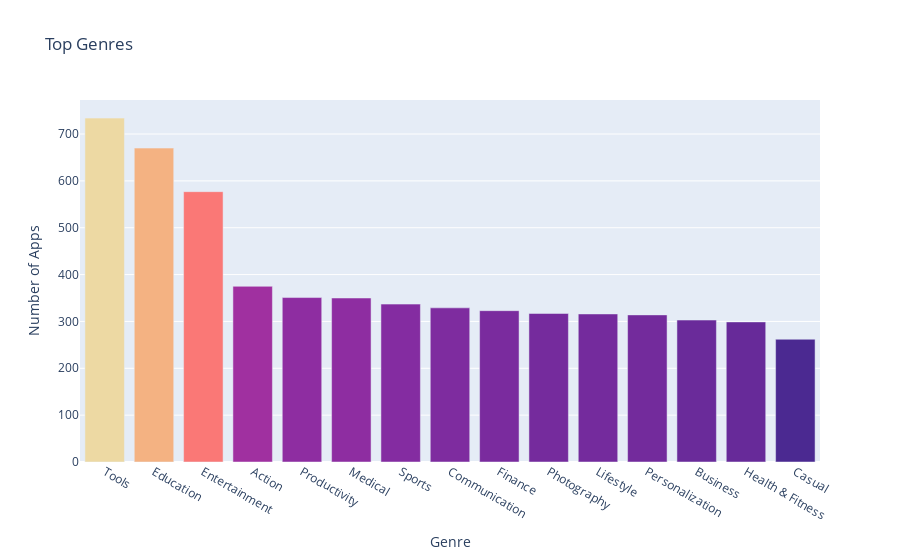

Notebook source saved alongside this figure:
### Markdown cell above
**Challenge**: Can you create this chart with the Series containing the genre data? 

<img src=https://imgur.com/DbcoQli.png width=400>

Try experimenting with the built in colour scales in Plotly. You can find a full list [here](https://plotly.com/python/builtin-colorscales/). 

* Find a way to set the colour scale using the color_continuous_scale parameter. 
* Find a way to make the color axis disappear by using coloraxis_showscale.

### Code cell
bar = px.bar(x = genres.index[:15],
y = genres.values[:15],
title='Top Genres',
hover_name=genres.index[:15],
color=genres.values[:15],
color_continuous_scale='Agsunset')

bar.update_layout(xaxis_title='Genre',
yaxis_title='Number of Apps',
coloraxis_showscale=False)

bar.show()

### Figure 1 — Plotly figure (JSON) as saved in the notebook; plotly's stock layout.template omitted (floating-point values rounded to 4 significant figures)
{"data": [{"hovertemplate": "<b>%{hovertext}</b><br><br>x=%{x}<br>y=%{y}<br>color=%{marker.color}<extra></extra>", "hovertext": ["Tools", "Education", "Entertainment", "Action", "Productivity", "Medical", "Sports", "Communication", "Finance", "Photography", "Lifestyle", "Personalization", "Business", "Health & Fitness", "Casual"], "legendgroup": "", "marker": {"color": [734, 670, 577, 375, 351, 350, 337, 329, 323, 317, 316, 314, 303, 299, 262], "coloraxis": "coloraxis", "pattern": {"shape": ""}}, "name": "", "orientation": "v", "showlegend": false, "textposition": "auto", "type": "bar", "x": ["Tools", "Education", "Entertainment", "Action", "Productivity", "Medical", "Sports", "Communication", "Finance", "Photography", "Lifestyle", "Personalization", "Business", "Health & Fitness", "Casual"], "xaxis": "x", "y": [734, 670, 577, 375, 351, 350, 337, 329, 323, 317, 316, 314, 303, 299, 262], "yaxis": "y"}], "layout": {"barmode": "relative", "coloraxis": {"colorbar": {"title": {"text": "color"}}, "colorscale": [[0, "rgb(75, 41, 145)"], [0.1667, "rgb(135, 44, 162)"], [0.3333, "rgb(192, 54, 157)"], [0.5, "rgb(234, 79, 136)"], [0.6667, "rgb(250, 120, 118)"], [0.8333, "rgb(246, 169, 122)"], [1, "rgb(237, 217, 163)"]], "showscale": false}, "legend": {"tracegroupgap": 0}, "title": {"text": "Top Genres"}, "xaxis": {"anchor": "y", "domain": [0, 1], "title": {"text": "Genre"}}, "yaxis": {"anchor": "x", "domain": [0, 1], "title": {"text": "Number of Apps"}}}}
